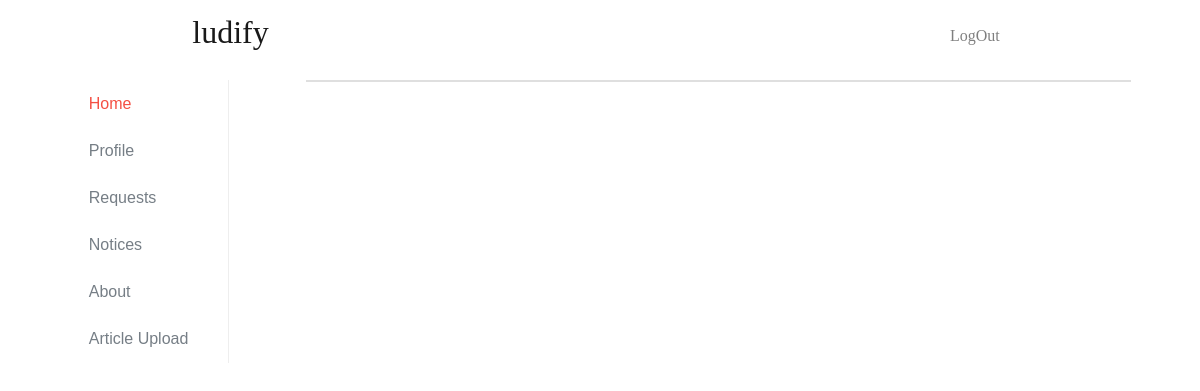
The page /notice.php (signed in) on the database as committed earlier.
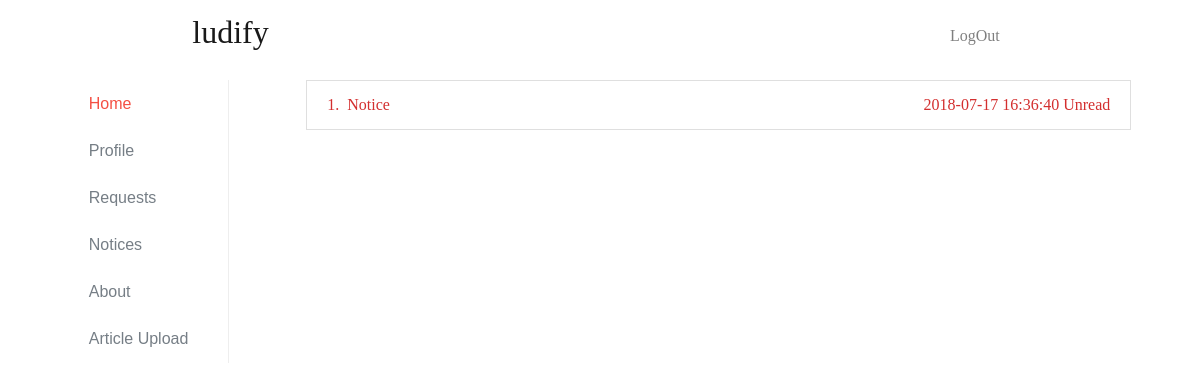
The same page on the database as committed later.
### tables this page shows
CREATE TABLE `notices` (
  `notice_id` int(11) NOT NULL,
  `notice_title` text,
  `notice_body` text,
  `created_at` timestamp NOT NULL DEFAULT CURRENT_TIMESTAMP,
  `updated_at` timestamp NOT NULL DEFAULT CURRENT_TIMESTAMP ON UPDATE CURRENT_TIMESTAMP
);

### notice.php (the view, shortened to what this page needs)
<?php include'partial_upper.php'; ?>
<?php include'partial_sidebar.php'; ?>
<div class="col-md-9 container main-content">
	<div class="card">
	<ul class="list-group list-group-flush">
<?php
	$sql = "select * from notices";
	$result = mysqli_query($conn,$sql);
	$check="read";
	$sno=1;
	while($row=mysqli_fetch_assoc($result)){
?>
		<a class="list-group-item" href="/ludify/previewnotice.php?count=<?=$row['id']?>">
			<?= $sno;?>.&nbsp;
			<?= $row['notice_title'];?>
			<span class="pull-right">
				<?= $row['updated_at'];?>
					<?php
						$cookieIndex = $check.$row['notice_id'];
						if(!isset($_COOKIE[$cookieIndex])  || $_COOKIE[$cookieIndex]==0){
							echo '<span class="label label-warning">Unread</span>';
						}
					?>
			</span>
		</a>
		<?php
		 	$sno++;
		}
?>
	</ul>
	</div>
</div>
<?php include'partial_lower.php'; ?>

Rows that differ between the two databases and show on the page:
added notices: notice_title "Notice", updated_at "2018-07-17 16:36:40", shows "Unread"
